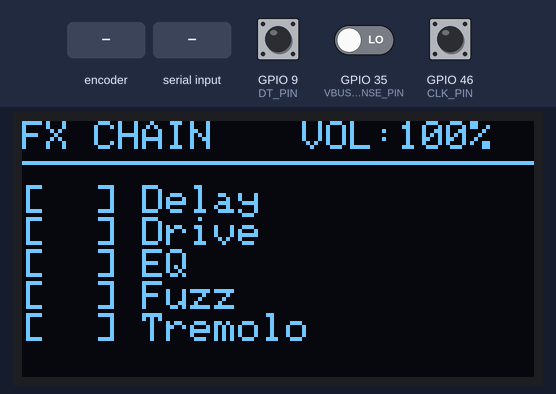
Simulated run of this sketch. Board: ESP32-S3. On the bench: 128×64 one-colour display. Inputs (shaded band) come from the test bench; at power-on: GPIO 9 (DT_PIN) HIGH, GPIO 35 (VBUS_SENSE_PIN) LOW, GPIO 46 (CLK_PIN) HIGH. I2S audio is not simulated (input reads silence); what the sketch prints to the serial monitor is not drawn.

Above: at 1.2 s.
1.3 s: rotary encoder on GPIO 46 (CLK_PIN) / GPIO 9 (DT_PIN) turned 3 steps (first pin leading)
At 3.0 s:
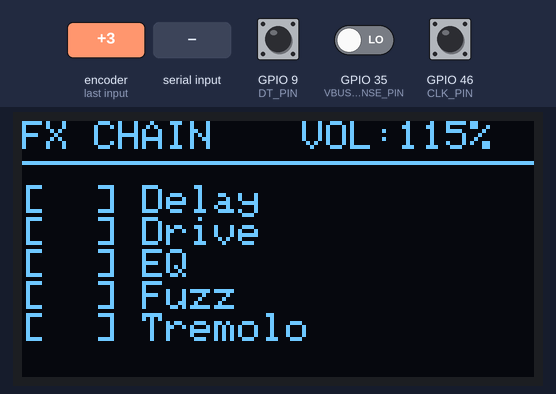
3.4 s: "END\n" received over Serial
At 4.3 s:
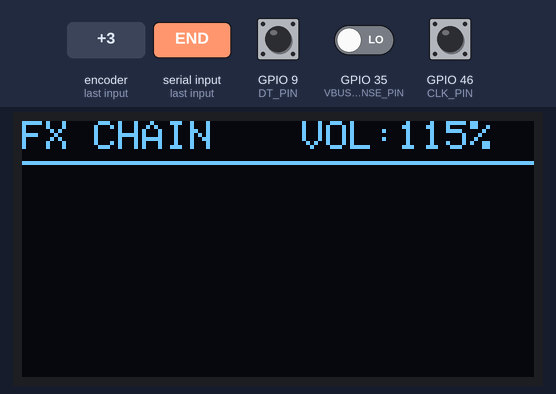
4.9 s: rotary encoder on GPIO 46 (CLK_PIN) / GPIO 9 (DT_PIN) turned 1 step (first pin leading)
At 5.4 s:
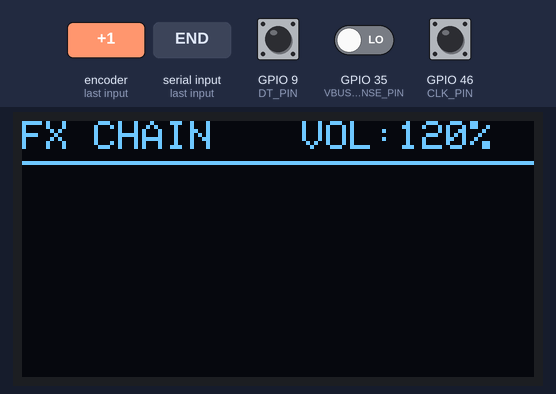
Timing chart, 0 to 7.9 s (numbered marks = the images above; inputs shaded):
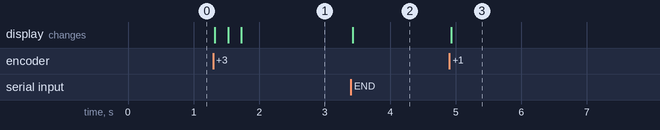

Measured:
- after the input at 1.3 s, the display: first changes at once (image 1 shows a later state)
- after the input at 3.4 s, the display: changes at once (image 2)
- after the input at 4.9 s, the display: changes at once (image 3)

The sketch:

smartPedal.ino
```cpp
#include "driver/i2s.h"
#include <math.h>
#include <Wire.h>
#include <Adafruit_GFX.h>
#include <Adafruit_SSD1306.h>
#include "USB.h" // Adicionado para controle nativo do USB

// ==========================================
// PINOS E DEFINIÇÕES DE HARDWARE
// ==========================================

// --- VBUS SENSE --- //
#define VBUS_SENSE_PIN 35 // Pino para detecção do cabo USB

// --- PINOS I2S (ÁUDIO) --- //
#define PIN_BCK   15
#define PIN_WS    6
#define PIN_MCLK  14
#define PIN_DIN   12
#define PIN_DOUT  7

// --- PINOS I2C (OLED) --- //
#define SCREEN_WIDTH 128
#define SCREEN_HEIGHT 64
#define I2C_SDA_PIN 8
#define I2C_SCL_PIN 3
#define OLED_RESET -1
Adafruit_SSD1306 display(SCREEN_WIDTH, SCREEN_HEIGHT, &Wire, OLED_RESET);

// --- PINOS ENCODER --- //
#define CLK_PIN 46
#define DT_PIN 9
#define SW_PIN 10 // Reservado para uso futuro

// --- LIMITES DE SINAL --- //
#define SAMPLE_MAX  ( 2147483647.0f)
#define SAMPLE_MIN  (-2147483648.0f)
#define TWO_PI      (6.28318530718f)

// ==========================================
// VARIÁVEIS GLOBAIS
// ==========================================

// --- CONTROLE DE VOLUME (ENCODER) ---
volatile int encoderValue = 100; // Começa em 100 (Volume normal = 1.0f)
volatile int lastClkState = LOW;
float master_volume = 1.0f; // Multiplicador (0.0f a 1.5f)
bool ui_needs_update = false;

// --- ESTRUTURA DOS EFEITOS ---
// 1: Delay | 2: Drive | 3: EQ | 4: Fuzz | 5: Tremolo
int effect_order[5]  = {1, 2, 3, 4, 5};
bool effect_active[5] = {false, false, false, false, false};
const char* effect_names[] = {"", "Delay", "Drive", "EQ", "Fuzz", "Tremolo"};

// 1. DELAY
#define DELAY_BUFFER_SIZE 24000
#define FEEDBACK_AMOUNT 0.5f
#define MIX_WET         0.6f
#define MIX_DRY         0.8f
float delay_buffer[DELAY_BUFFER_SIZE];
int delay_index = 0;

// 2. DRIVE
#define DRIVE_GAIN 5.0f

// 3. EQUALIZADOR SIMPLES
#define EQ_LOW_GAIN   1.5f
#define EQ_MID_GAIN   0.8f
#define EQ_HIGH_GAIN  1.3f
float lp_low[2]  = {0, 0};
float lp_high[2] = {0, 0};

// 4. FUZZ
#define FUZZ_GAIN 20.0f

// 5. TREMOLO
#define TREMOLO_RATE  5.0f
#define TREMOLO_DEPTH 0.8f
float lfo_phase = 0.0f;
const float phase_increment = (TWO_PI * TREMOLO_RATE) / 96000.0f;

// ==========================================
// INTERRUPÇÃO DO ENCODER
// ==========================================

void IRAM_ATTR readEncoder() {
    static unsigned long lastInterruptTime = 0;
    unsigned long interruptTime = micros();

    if (interruptTime - lastInterruptTime > 5000) {
        if (digitalRead(DT_PIN) != digitalRead(CLK_PIN)) {
            if (encoderValue < 150) encoderValue += 5;
        } else {
            if (encoderValue > 0) encoderValue -= 5;
        }
    }
    lastInterruptTime = interruptTime;
}

// ==========================================
// FUNÇÕES DOS EFEITOS (DSP)
// ==========================================

inline float fx_delay(float in) {
    float delayed = delay_buffer[delay_index];
    float to_buffer = in + (delayed * FEEDBACK_AMOUNT);

    if (to_buffer > 1.0f) to_buffer = 1.0f;
    if (to_buffer < -1.0f) to_buffer = -1.0f;

    delay_buffer[delay_index] = to_buffer;
    delay_index++;
    if (delay_index >= DELAY_BUFFER_SIZE) delay_index = 0;

    return (in * MIX_DRY) + (delayed * MIX_WET);
}

inline float fx_drive(float in) {
    in *= DRIVE_GAIN;
    return in / (1.0f + abs(in));
}

inline float fx_eq(float in, int ch) {
    lp_low[ch] += 0.038f * (in - lp_low[ch]);
    lp_high[ch] += 0.282f * (in - lp_high[ch]);

    float lows = lp_low[ch];
    float highs = in - lp_high[ch];
    float mids = in - lows - highs;

    return (lows * EQ_LOW_GAIN) + (mids * EQ_MID_GAIN) + (highs * EQ_HIGH_GAIN);
}

inline float fx_fuzz(float in) {
    in *= FUZZ_GAIN;
    if (in > 1.0f) return 1.0f;
    if (in < -1.0f) return -1.0f;
    return in;
}

inline float fx_tremolo(float in) {
    float lfo = sin(lfo_phase);
    lfo_phase += phase_increment;
    if (lfo_phase >= TWO_PI) lfo_phase -= TWO_PI;

    float modulation = (lfo + 1.0f) * 0.5f;
    float amplitude = (1.0f - TREMOLO_DEPTH) + (TREMOLO_DEPTH * modulation);

    return in * amplitude;
}

// ==========================================
// DISPLAY E SERIAL
// ==========================================

void updateDisplay() {
    display.clearDisplay();
    display.setCursor(0, 0);
    display.setTextSize(1);
    display.setTextColor(SSD1306_WHITE);

    display.print(F("FX CHAIN"));

    display.setCursor(70, 0);
    display.print(F("VOL:"));
    display.print(encoderValue);
    display.println(F("%"));

    display.drawLine(0, 10, 127, 10, SSD1306_WHITE);
    display.setCursor(0, 16);

    for (int i = 0; i < 5; i++) {
        int id = effect_order[i];
        if (id >= 1 && id <= 5) {
            display.print(effect_active[i] ? F("[ON] ") : F("[  ] "));
            display.println(effect_names[id]);
        }
    }
    display.display();
}

void processSerialCommands() {
    static int temp_order[5];
    static bool temp_active[5];
    static int cmd_index = 0;

    while (Serial.available() > 0) {
        String line = Serial.readStringUntil('\n');
        line.trim();

        if (line == "END") {
            for (int i = 0; i < 5; i++) {
                effect_order[i] = temp_order[i];
                effect_active[i] = temp_active[i];
            }
            cmd_index = 0;
            ui_needs_update = true;
            Serial.println(">>> Cadeia atualizada via Serial!");
        } else if (line.length() > 0 && cmd_index < 5) {
            int id, active;
            if (sscanf(line.c_str(), "%d , %d", &id, &active) == 2) {
                temp_order[cmd_index] = id;
                temp_active[cmd_index] = (active == 1);
                cmd_index++;
            }
        }
    }
}

// ==========================================
// SETUP
// ==========================================

void setup_i2s() {
    i2s_config_t cfg = {
        .mode                 = (i2s_mode_t)(I2S_MODE_MASTER | I2S_MODE_RX | I2S_MODE_TX),
        .sample_rate          = 48000,
        .bits_per_sample      = I2S_BITS_PER_SAMPLE_32BIT,
        .channel_format       = I2S_CHANNEL_FMT_RIGHT_LEFT,
        .communication_format = I2S_COMM_FORMAT_STAND_I2S,
        .intr_alloc_flags     = ESP_INTR_FLAG_LEVEL1,
        .dma_buf_count        = 8,
        .dma_buf_len          = 128,
        .use_apll             = false,
        .tx_desc_auto_clear   = true,
        .fixed_mclk           = 0,
        .mclk_multiple        = I2S_MCLK_MULTIPLE_256
    };
    i2s_pin_config_t pins = {
        .mck_io_num   = PIN_MCLK,
        .bck_io_num   = PIN_BCK,
        .ws_io_num    = PIN_WS,
        .data_out_num = PIN_DOUT,
        .data_in_num  = PIN_DIN
    };
    i2s_driver_install(I2S_NUM_0, &cfg, 0, NULL);
    i2s_set_pin(I2S_NUM_0, &pins);
}

void setup() {
    // Inicialização do VBUS Sense
    pinMode(VBUS_SENSE_PIN, INPUT);
    if (digitalRead(VBUS_SENSE_PIN) == HIGH) {
        USB.begin(); // Habilita a interface se já estiver plugado ao ligar
    }

    Serial.begin(115200);

    pinMode(CLK_PIN, INPUT_PULLUP);
    pinMode(DT_PIN, INPUT_PULLUP);
    pinMode(SW_PIN, INPUT_PULLUP);
    attachInterrupt(digitalPinToInterrupt(CLK_PIN), readEncoder, FALLING);

    Wire.begin(I2C_SDA_PIN, I2C_SCL_PIN);
    if(!display.begin(SSD1306_SWITCHCAPVCC, 0x3C)) {
        Serial.println(F("FALHA: Display SSD1306 não encontrado!"));
    }
    updateDisplay();

    for (int i = 0; i < DELAY_BUFFER_SIZE; i++) delay_buffer[i] = 0.0f;
    setup_i2s();

    Serial.println("Roteamento Multi-Efeitos I2S Rodando!");
}

// ==========================================
// LOOP PRINCIPAL
// ==========================================

void loop() {
    // --- GERENCIAMENTO DINÂMICO DO VBUS (USB) ---
    static bool cabo_conectado = (digitalRead(VBUS_SENSE_PIN) == HIGH);
    bool estado_vbus_atual = digitalRead(VBUS_SENSE_PIN);

    if (estado_vbus_atual && !cabo_conectado) {
        USB.begin();
        cabo_conectado = true;
    }
    else if (!estado_vbus_atual && cabo_conectado) {
        // Desconecta a interface USB quando o cabo é removido
        // Nota: A função end() pode não estar mapeada em todas as versões do Core Arduino,
        // mas é o padrão para resetar o PHY interno do ESP32.
        #if defined(USBCON) || defined(USE_TINYUSB)
        USB.end();
        #endif
        cabo_conectado = false;
    }

    // --- RESTANTE DA LÓGICA ---
    processSerialCommands();

    static int lastEncoderValue = 100;
    if (encoderValue != lastEncoderValue) {
        master_volume = encoderValue / 100.0f;
        lastEncoderValue = encoderValue;
        ui_needs_update = true;
    }

    if (ui_needs_update) {
        updateDisplay();
        ui_needs_update = false;
    }

    int32_t buf[128];
    size_t  bytes_read = 0;
    size_t  bytes_written = 0;

    esp_err_t result = i2s_read(I2S_NUM_0, buf, sizeof(buf), &bytes_read, pdMS_TO_TICKS(100));

    if (result == ESP_OK && bytes_read > 0) {
        int samples = bytes_read / sizeof(int32_t);

        // Processa pulando de 2 em 2 (i = Canal L, i+1 = Canal R)
        for (int i = 0; i < samples; i += 2) {

            // ÍNDICE PAR (i) = Canal Esquerdo (L) -> Continua LIMPO (Dry)
            float sample_clean = (float)buf[i] / SAMPLE_MAX;

            // ÍNDICE ÍMPAR (i+1) = Canal Direito (R) -> Vai sofrer os EFEITOS (Wet)
            float sample_fx = (float)buf[i+1] / SAMPLE_MAX;

            // Aplica os efeitos APENAS no canal R (sample_fx)
            for (int e = 0; e < 5; e++) {
                if (!effect_active[e]) continue;
                switch (effect_order[e]) {
                    case 1: sample_fx = fx_delay(sample_fx); break;
                    case 2: sample_fx = fx_drive(sample_fx); break;
                    case 3: sample_fx = fx_eq(sample_fx, 1); break; // Usa o canal 1 interno do EQ (opcional)
                    case 4: sample_fx = fx_fuzz(sample_fx); break;
                    case 5: sample_fx = fx_tremolo(sample_fx); break;
                }
            }

            // Junta o canal R com efeitos (sample_fx) e o canal L limpo (sample_clean)
            // Multiplicamos por 0.5f para evitar distorção digital (clipping) ao somar os dois
            float f_out = (sample_fx + sample_clean) * 0.5f;

            // Aplica o Volume Geral controlado pelo encoder
            f_out *= master_volume;

            // Limitador de segurança rígido
            if (f_out > 1.0f) f_out = 1.0f;
            if (f_out < -1.0f) f_out = -1.0f;

            // Converte de volta para inteiro de 32 bits
            int32_t out_sample = (int32_t)(f_out * SAMPLE_MAX);

            // Envia o sinal combinado (Mono) para ambas as saídas físicas do I2S
            buf[i]   = out_sample; // Saída L recebe o Mono final
            buf[i+1] = out_sample; // Saída R recebe o Mono final
        }

        i2s_write(I2S_NUM_0, buf, bytes_read, &bytes_written, pdMS_TO_TICKS(100));
    }
}
```
